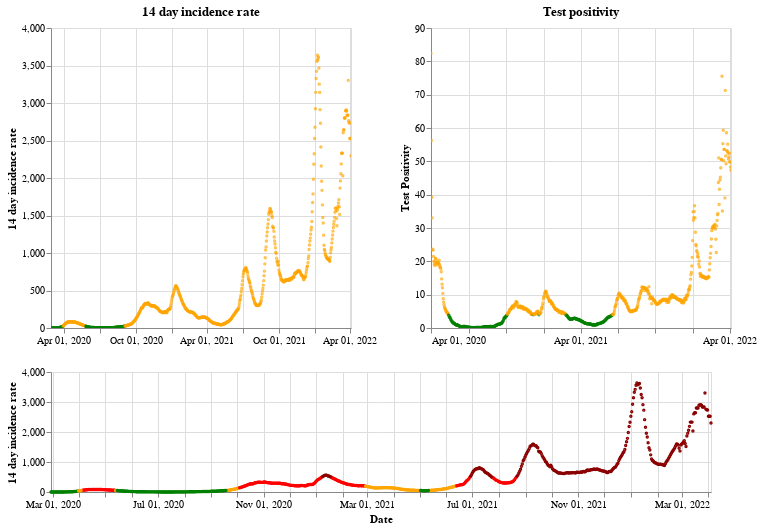

Source (notebook cell):
### Markdown cell above
## Scotland

### Code cell
plot_traffic_light('Scotland')

### Figure 1 — Vega-Lite specification as saved in the notebook (floating-point values rounded to 4 significant figures; data arrays with more than 128 entries replaced by an {"elided": "..."} marker saying what was removed)
{"config": {"view": {"continuousWidth": 400, "continuousHeight": 300}}, "vconcat": [{"hconcat": [{"mark": {"type": "point", "size": 2}, "encoding": {"color": {"condition": {"value": "green", "test": "(datum.twoWeeklyCasesRate <= 25)"}, "value": "orange"}, "tooltip": [{"type": "nominal", "field": "areaName"}, {"type": "temporal", "field": "date"}, {"type": "quantitative", "field": "twoWeeklyCasesRate"}, {"type": "quantitative", "field": "testPositivity"}], "x": {"type": "temporal", "axis": {"title": ""}, "field": "date", "scale": {"domain": {"selection": "DateBrush"}}, "timeUnit": "yearmonthdate"}, "y": {"type": "quantitative", "axis": {"title": "14 day incidence rate"}, "field": "twoWeeklyCasesRate"}}, "title": "14 day incidence rate", "width": 300}, {"mark": {"type": "point", "size": 2}, "encoding": {"color": {"condition": {"value": "green", "test": "(datum.testPositivity <= 4)"}, "value": "orange"}, "tooltip": [{"type": "nominal", "field": "areaName"}, {"type": "temporal", "field": "date"}, {"type": "quantitative", "field": "twoWeeklyCasesRate"}, {"type": "quantitative", "field": "testPositivity"}], "x": {"type": "temporal", "axis": {"title": ""}, "field": "date", "scale": {"domain": {"selection": "DateBrush"}}, "timeUnit": "yearmonthdate"}, "y": {"type": "quantitative", "axis": {"title": "Test Positivity"}, "field": "testPositivity"}}, "title": "Test positivity", "width": 300}]}, {"layer": [{"mark": {"type": "point", "size": 2}, "encoding": {"color": {"condition": {"value": "orange", "test": "(((datum.testPositivity < 4) && (datum.twoWeeklyCasesRate >= 50)) && (datum.twoWeeklyCasesRate < 200))"}, "value": "red"}, "opacity": {"condition": {"value": 1, "test": "((datum.twoWeeklyCasesRate >= 50) && (datum.twoWeeklyCasesRate < 500))"}, "value": 0}, "tooltip": [{"type": "nominal", "field": "areaName"}, {"type": "temporal", "field": "date"}, {"type": "quantitative", "field": "twoWeeklyCasesRate"}, {"type": "quantitative", "field": "testPositivity"}], "x": {"type": "temporal", "axis": {"title": "Date"}, "field": "date", "timeUnit": "yearmonthdate"}, "y": {"type": "quantitative", "axis": {"title": "14 day incidence rate"}, "field": "twoWeeklyCasesRate"}}, "selection": {"DateBrush": {"type": "interval", "encodings": ["x"], "fields": ["Time"]}}}, {"mark": {"type": "point", "size": 2}, "encoding": {"color": {"value": "darkred"}, "opacity": {"condition": {"value": 1, "test": "(datum.twoWeeklyCasesRate >= 500)"}, "value": 0}, "tooltip": [{"type": "nominal", "field": "areaName"}, {"type": "temporal", "field": "date"}, {"type": "quantitative", "field": "twoWeeklyCasesRate"}, {"type": "quantitative", "field": "testPositivity"}], "x": {"type": "temporal", "axis": {"title": "Date"}, "field": "date", "timeUnit": "yearmonthdate"}, "y": {"type": "quantitative", "axis": {"title": "14 day incidence rate"}, "field": "twoWeeklyCasesRate"}}}, {"mark": {"type": "point", "size": 2}, "encoding": {"color": {"condition": {"value": "green", "test": "((datum.testPositivity < 4) && (datum.twoWeeklyCasesRate < 50))"}, "value": "orange"}, "opacity": {"condition": {"value": 1, "test": "(datum.twoWeeklyCasesRate < 50)"}, "value": 0}, "tooltip": [{"type": "nominal", "field": "areaName"}, {"type": "temporal", "field": "date"}, {"type": "quantitative", "field": "twoWeeklyCasesRate"}, {"type": "quantitative", "field": "testPositivity"}], "x": {"type": "temporal", "axis": {"title": "Date"}, "field": "date", "timeUnit": "yearmonthdate"}, "y": {"type": "quantitative", "axis": {"title": "14 day incidence rate"}, "field": "twoWeeklyCasesRate"}}}], "height": 120, "width": 660}], "data": {"name": "data-3be2ceaff21ab4cdce2619f63e96b778"}, "$schema": "https://vega.github.io/schema/vega-lite/v4.8.1.json", "datasets": {"data-3be2ceaff21ab4cdce2619f63e96b778": {"elided": "767 records"}}}
